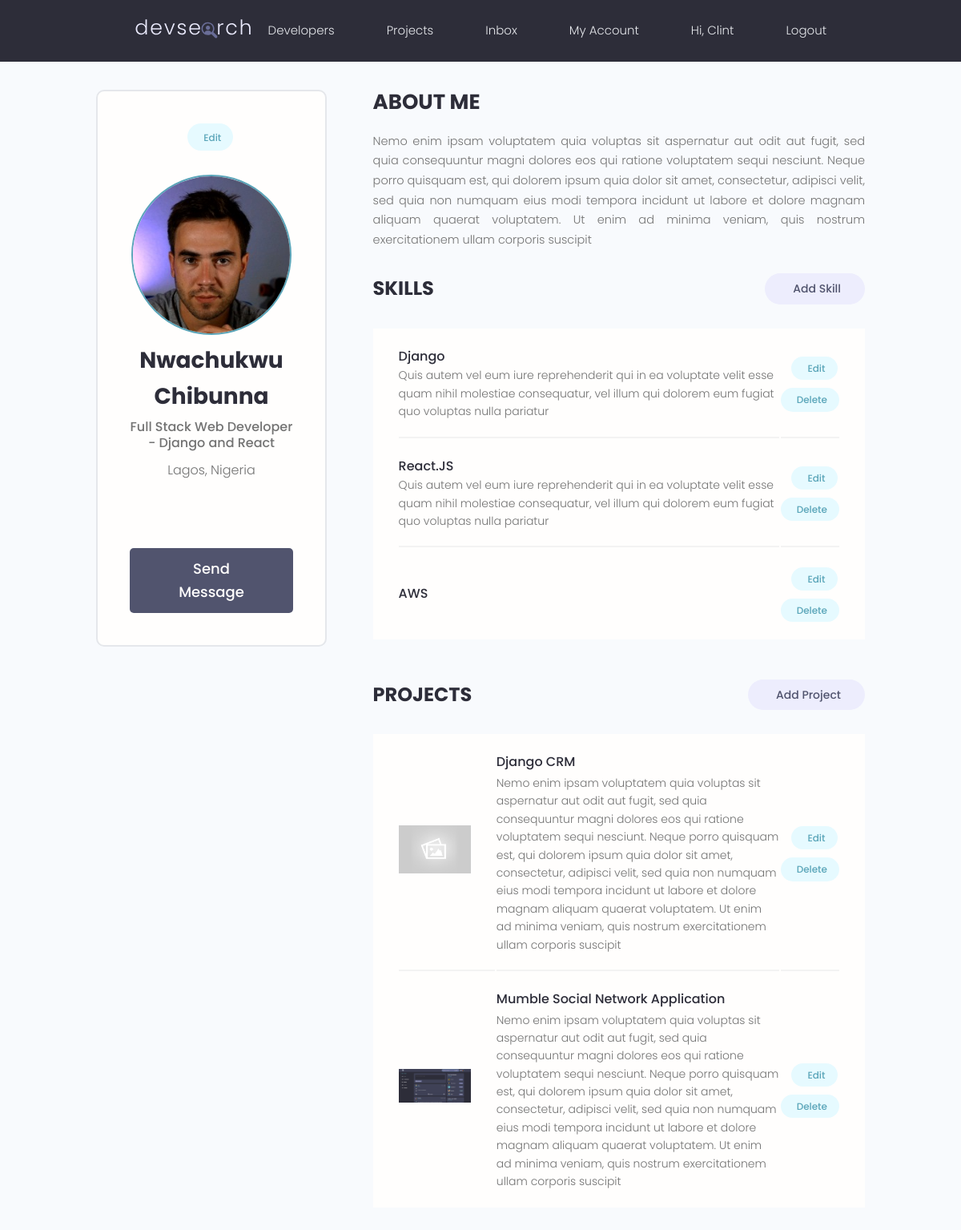
The app's page /user/account (signed in) with its own data.
### user/models.py (models this page shows, shortened)
class Profile(models.Model):
    user = models.OneToOneField(User, on_delete = models.CASCADE)
    name = models.CharField(max_length = 200, blank = True, null = True,)
    username = models.CharField(max_length = 200, blank = True, null = True,)
    image = models.ImageField(blank = True, null = True, upload_to = 'static/profile', default='profile/user-default.png')
    email = models.EmailField(blank=True, null=True, default='devsearch@email.com')
    profession = models.CharField(max_length = 500, blank = True, null = True,)
    bio  = models.TextField(blank = True, null = True,)
    social_linkedin = models.CharField(max_length = 2000, blank = True, null = True,)
    social_website= models.CharField(max_length = 2000, blank = True, null = True,)
    created = models.DateTimeField(auto_now_add = True)
    id = models. UUIDField(default = uuid.uuid4, editable = False, primary_key = True, unique = True)
    location = models.CharField(max_length = 200, blank = True, null = True,)

class Skill(models.Model):
    owner = models.ForeignKey(Profile, on_delete = models.CASCADE)
    name = models.CharField(max_length = 200, default = '',  blank = True, null = True,)
    about = models.TextField(default = "About Skills", blank = True, null = True)
    created = models.DateTimeField(auto_now_add = True)
    id = models. UUIDField(default = uuid.uuid4, editable = False, primary_key = True, unique = True)
    def __str__(self):
        return self.name

### project/models.py (models this page shows, shortened)
class Project(models.Model):
    owner = models.ForeignKey(Profile, on_delete = models.CASCADE, null = True, blank = True)
    title = models.CharField(max_length = 200)
    description = models.TextField(null=True, blank=True)
    image = models.ImageField(upload_to = 'img', default = 'img/default.jpg')
    tags = models.ManyToManyField('Tag')
    demo_link = models.CharField(max_length = 2000, null=True, blank=True)
    source_link = models.CharField(max_length = 2000, null=True, blank=True)
    id = models.UUIDField(default = uuid.uuid4, editable = False, unique = True, primary_key = True)
    vote_ratio = models.IntegerField(default=0, null = True, blank = True)
    vote_total = models.IntegerField(default=0, null = True, blank = True)
    created = models.DateTimeField(auto_now_add = True)
    class Meta:
        ordering = ['-vote_ratio', '-vote_total', 'title']

### user/views.py (the view)
# urls.py: path('user/account', views.UserAccount, name = 'account'),
@login_required(login_url='signin')
def UserAccount(request):
    user = request.user.profile
    context = {'user': user}
    return render(request, 'user/account.html', context)

### user/templates/user/account.html (shortened to what this page needs)
{% extends 'base.html' %}
{% block content %}
 <main class="settingsPage profile my-md">
    <div class="container">
      <div class="layout">
        <div class="column column--1of3">
          <div class="card text-center">
            <div class="card__body dev">
              <a class="tag tag--pill tag--main settings__btn" href=" {% url 'update-profile' %} "> Edit</a>
              <img class="avatar avatar--xl dev__avatar" src="{{user.image.url}}" />
              <h2 class="dev__name">{{user.name}}</h2>
              <p class="dev__title">{{user.profession}}</p>
              <p class="dev__location">{{user.location}}</p>
              <ul class="dev__social">
              </ul>
              <a href="#" class="btn btn--sub btn--lg">Send Message </a>
            </div>
          </div>
        </div>
        <div class="column column--2of3">
          <div class="devInfo">
            <h3 class="devInfo__title">About Me</h3>
            <p class="devInfo__about">
             {{user.bio}}
            </p>
          </div>
          <div class="settings">
            <h3 class="settings__title">Skills</h3>
            <a class="tag tag--pill tag--sub settings__btn tag--lg" href=" {% url 'create-skill' %} "> Add Skill</a>
          </div>
          <table class="settings__table">
              {% for skill in user.skill_set.all %}
            <tr>
              <td class="settings__tableInfo">
                <h4>{{skill}}</h4>
                <p>
                 {{skill.about}}
                </p>
              </td>
              <td class="settings__tableActions">
                <a class="tag tag--pill tag--main settings__btn" href=" {% url 'update-skill' skill.id  %} "> Edit</a>
                <a class="tag tag--pill tag--main settings__btn" href="{% url 'delete-skill' skill.id  %}?next=/user/account">
                  Delete</a>
              </td>
            </tr>
           {% endfor %}
          </table>
          <div class="settings">
            <h3 class="settings__title">Projects</h3>
            <a class="tag tag--pill tag--sub settings__btn tag--lg" href=" {% url 'create-project' %} "> Add Project</a>
          </div>
          <table class="settings__table">
              {% for project in user.project_set.all %}
            <tr>
              <td class="settings__thumbnail">
                <a href="single-project.html"><img src="{{project.image.url}}" alt="Project Thumbnail" /></a>
              </td>
              <td class="settings__tableInfo">
                <a href="single-project.html">{{project.title}}</a>
                <p>
                 {{project.description}}
                </p>
              </td>
              <td class="settings__tableActions">
                <a class="tag tag--pill tag--main settings__btn" href="{% url 'update-project' project.id %}"> Edit</a>
                <a class="tag tag--pill tag--main settings__btn" href="{% url 'delete-project' project.id %}?next=/user/account">
                  Delete</a>
              </td>
            </tr>
            {% endfor %}
          </table>
        </div>
      </div>
    </div>
  </main>
{% endblock %}

### templates/navbar.html (shortened to what this page needs)
{% load static %}
<header class="header">
    <div class="container container--narrow">
      <a href="/" class="header__logo">
        <img src="{% static 'images/logo.svg' %}" alt="DevSearch Logo" />
      </a>
      <nav class="header__nav">
        <ul class="header__menu">
          <li class="header__menuItem"><a href="{% url 'profile' %}">Developers</a></li>
          <li class="header__menuItem"><a href="{% url 'index' %}">Projects</a></li>
          <li class="header__menuItem"><a href=" {% url 'inbox' %} ">Inbox</a></li>
          <li class="header__menuItem"><a href="{% url 'account' %}">My Account</a></li>
          {% if request.user.is_authenticated %}
          <li class="header__menuItem"><a href="#"> Hi, {{request.user.username}} </a></li>
          <li class="header__menuItem"><a href="{% url 'signout' %}">Logout</a></li>
          {% else %}
          <li class="header__menuItem"><a href="{% url 'signup' %}" class="btn btn--sub">Login/Sign Up</a></li>
          {% endif %}
        </ul>
      </nav>
    </div>
  </header>

### static/styles/app.css (style rules this page uses)
:root { --color-sub: #2d2d39; }
.btn--sub { background-color: var(--color-sub-light); }
.card { border: 2px solid var(--color-light); }
img { width: 100%; }
.header { position: sticky; z-index: 111; background-color: var(--color-sub); padding: 1.5rem 0; }
.header > .container { display: flex; justify-content: space-between; align-items: center; }
.header__logo > img { height: 3.8rem; }
.header__nav > ul { display: inline-flex; align-items: center; list-style: none; gap: 6.5rem; }
.header__menuItem > a { color: var(--color-light); font-weight: 300; }
.profile .card > .dev { padding: 4rem; }
.dev__avatar { display: block; margin: auto; }
.dev__name { color: var(--color-sub); font-size: 2.8rem; font-weight: 700; margin-top: 1rem; margin-bottom: 0.5rem; }
.dev__title { font-size: 1.6rem; font-weight: 500; line-height: 1.3; }
.dev__location { margin-top: 1rem; }
.dev__social { margin: 3rem 0; list-style: none; display: flex; justify-content: center; gap: 1.5rem; }
.devInfo { margin-bottom: 3rem; }
.devInfo__title, .devInfo__subtitle { font-size: 2.6rem; color: var(--color-sub); text-transform: uppercase; font-weight: 700; margin-bottom: 1.5rem; }
.devInfo__about, .devSkill__info { font-size: 1.45rem; line-height: 1.7; text-align: justify; }
.settingsPage .dev > .settings__btn { display: inline-block; margin-bottom: 3rem; }
.settings { display: flex; justify-content: space-between; align-items: center; }
.settings__title { font-size: 2.4rem; text-transform: uppercase; font-weight: 700; color: var(--color-sub); }
.settings__table { margin-top: 3rem; margin-bottom: 5rem; padding: 0 3rem; background: var(--color-white); }
.settings__table tr { width: 100%; }
.settings__table tr > td { padding: 2rem 0; }
.settings__table tr:not(:last-child) td { border-bottom: 2px solid var(--color-white-light); }
.settings__thumbnail { width: 23%; min-width: 10rem; }
.settings__thumbnail img { padding-right: 3rem; height: 15rem; object-fit: contain; }
.settings__tableInfo { width: 100%; }
.settings__tableInfo h4, .settings__tableInfo a { padding-right: 1rem; width: auto; font-size: 1.6rem; font-weight: 500; color: var(--color-sub); }
.settings__tableInfo p { font-size: 1.4rem; }
.settings__tableActions { text-align: right; }

### static/uikit/styles/modules/_variables.css (style rules this page uses)
:root { --color-main: #5aa5b9; --color-main-light: #e6faff; --color-sub: #3f4156; --color-sub-light: #51546e; --color-sub-lighter: #ededfd; --color-text: #737373; --color-gray: #8b8b8b; --color-light: #e5e7eb; --color-light-gray: #767676; --color-bg: #f8fafd; --color-white: #fffefd; --color-white-light: #f3f3f3; --color-success: #359e64; --color-success-bg: #def8e8; --color-error: #fc4b0b; --color-error-bg: #fff2ee; --font-base: 'Poppins', arial, helvetica, 'Segoe UI', roboto, ubuntu, sans-serif; --font-monospace: 'Fira Code', 'Courier New', courier, monospace; --font-regular: 300; --font-medium: 500; --font-bold: 700; --generic-shadow: 1px 1px 5px #00000010; --generic-transition: all 0.3s ease-in-out; }

### static/uikit/styles/modules/_base.css (style rules this page uses)
* { margin: 0; padding: 0; box-sizing: border-box; text-rendering: optimizeLegibility; color: inherit; font-size: inherit; }
html { font-size: 50%; }
@media only screen and (min-width: 480px) { html { font-size: 56.25%; } }
@media only screen and (min-width: 1200px) { html { font-size: 62.5%; } }
body { line-height: 1.6; font-weight: 400; font-size: 1.5rem; color: var(--color-text); background-color: var(--color-bg); min-height: 100vh; }

### static/uikit/styles/modules/_typography.css (style rules this page uses)
* { font-family: var(--font-base); }
h2 { font-size: 3.6rem; font-weight: var(--font-bold); }
h3 { font-size: 3.2rem; font-weight: var(--font-medium); }
h4 { font-size: 2.8rem; font-weight: var(--font-medium); }
p, span, strong { font-size: 1.6rem; color: var(--color-text); font-weight: var(--font-regular); }
a { padding-bottom: 2px; text-decoration: none; display: inline-block; color: var(--color-main); font-weight: var(--font-medium); }

### static/uikit/styles/modules/_utilities.css (style rules this page uses)
.container { width: 92%; max-width: 165rem; margin: 0 auto; box-sizing: border-box; }
.container--narrow { width: 92%; max-width: 120rem; }
@media screen and (min-width: 1000px) { .container { width: 90%; } }
@media screen and (min-width: 1000px) { .container--narrow { width: 85%; } }
@media screen and (min-width: 1200px) { .container { width: 80%; } }
@media screen and (min-width: 1200px) { .container--narrow { width: 72%; } }
.text-center { text-align: center; }
.my-md { margin: 3rem auto; }

### static/uikit/styles/modules/_avatar.css (style rules this page uses)
.avatar { border-radius: 50%; border: 2px solid var(--color-main); object-fit: cover; }
.avatar--xl { height: 20rem; width: 20rem; }

### records on screen
Profile: image (picture), name "Nwachukwu Chibunna", profession "Full Stack Web Developer - Django and React", location "Lagos, Nigeria", bio "Nemo enim ipsam voluptatem quia voluptas sit aspernatur aut odit aut fugit, sed quia consequuntur magni dolores eos qui ratione voluptatem sequi nesciunt. Neque porro quisquam est, qui dolorem ipsum quia dolor sit amet, consectetur, adipisci velit, sed quia non numquam eius modi tempora incidunt ut labore et dolore magnam aliquam quaerat voluptatem. Ut enim ad minima veniam, quis nostrum exercitationem ullam corporis suscipit"
Skill: name "Django", about "Quis autem vel eum iure reprehenderit qui in ea voluptate velit esse quam nihil molestiae consequatur, vel illum qui dolorem eum fugiat quo voluptas nulla pariatur"
Skill: name "React.JS", about "Quis autem vel eum iure reprehenderit qui in ea voluptate velit esse quam nihil molestiae consequatur, vel illum qui dolorem eum fugiat quo voluptas nulla pariatur"
Skill: name "AWS"
Project: image (placeholder picture), title "Django CRM", description "Nemo enim ipsam voluptatem quia voluptas sit aspernatur aut odit aut fugit, sed quia consequuntur magni dolores eos qui ratione voluptatem sequi nesciunt. Neque porro quisquam est, qui dolorem ipsum quia dolor sit amet, consectetur, adipisci velit, sed quia non numquam eius modi tempora incidunt ut labore et dolore magnam aliquam quaerat voluptatem. Ut enim ad minima veniam, quis nostrum exercitationem ullam corporis suscipit"
Project: image (picture), title "Mumble Social Network Application", description "Nemo enim ipsam voluptatem quia voluptas sit aspernatur aut odit aut fugit, sed quia consequuntur magni dolores eos qui ratione voluptatem sequi nesciunt. Neque porro quisquam est, qui dolorem ipsum quia dolor sit amet, consectetur, adipisci velit, sed quia non numquam eius modi tempora incidunt ut labore et dolore magnam aliquam quaerat voluptatem. Ut enim ad minima veniam, quis nostrum exercitationem ullam corporis suscipit"

### other values on screen
{{ request.user.username }} "Clint"
